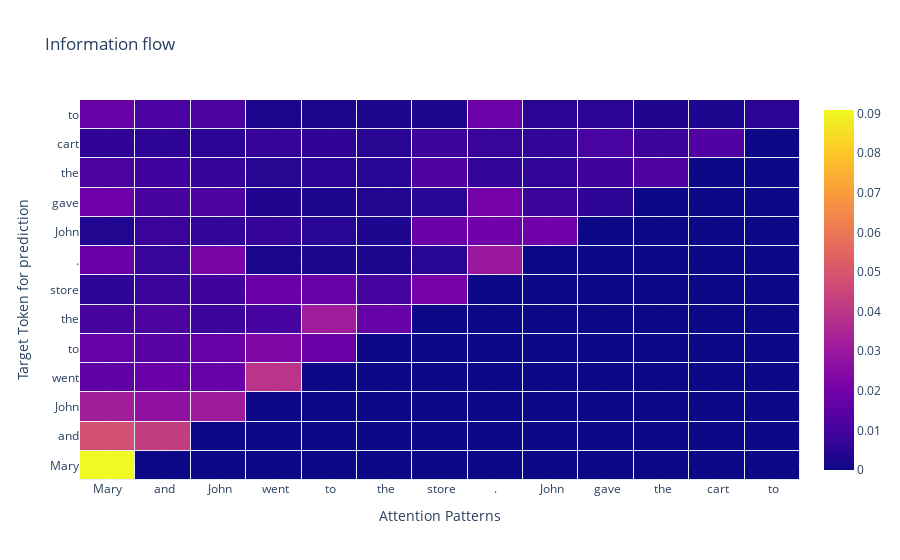

Notebook code for this chart:
### Code cell
# Aggregate all attention outputs 
def get_activations(prompt):
    _, cache = model.run_with_cache(prompt, prepend_bos=True)
    batch = 0

    activations = []

    ## Get all the activations for every head in every layer
    for layer in range(model.cfg.n_layers):
        layer_activations = []
        for head in range(model.cfg.n_heads):
            head_acts = cache["pattern", layer][batch][head][1:, 1:] # getting the attention patterns for eveall tokens except the first <|endoftext|> token

            layer_activations.append(head_acts)
        layer_activations = t.stack(layer_activations)
        activations.append(layer_activations)

    activations = t.stack(activations)

    print(activations.shape)
    return activations

# This function will return the normalized attention values for a given token position
def aggregate_attention_layer_activations(tokens, activations, position=-1, by_layer:bool=False):
  if by_layer:
    position_contributions =  t.zeros((model.cfg.n_layers, len(tokens[1:])), device=model.cfg.device)
  else:
    position_contributions =  t.zeros(len(tokens[1:]), device=model.cfg.device)

  for layer in range(model.cfg.n_layers):
    layer_activations = activations[layer]
  
    token_activations = layer_activations[:,position,:]
    summed_values = einops.reduce(token_activations, 'tensors num -> num', 'sum')
    normalized_tensor = summed_values / t.sum(summed_values)

    if by_layer:
      position_contributions[layer] = normalized_tensor
    else:
      position_contributions += normalized_tensor

    if not by_layer: position_contributions = position_contributions/model.cfg.n_layers
  return position_contributions

def plot_info_flow(prompt, by_layer=False):
  tokens = model.to_str_tokens(prompt)
  activations = get_activations(prompt)

  total_position_contributions =  t.zeros((len(tokens[1:]), model.cfg.n_layers, len(tokens[1:])), device=model.cfg.device)

  for i in range(len(tokens) - 1):
    position_contributions = aggregate_attention_layer_activations(tokens, activations, i, by_layer)
    total_position_contributions[i] = t.tensor(position_contributions, device=model.cfg.device)

  ## Plot heatmamps by layer or aggregated
  if by_layer:
    for i in range(total_position_contributions.shape[1]):
      print(f"Layer {i}")
      layer_contributions = total_position_contributions[:,i,:].cpu().numpy()
      heatmap(layer_contributions, tokens[1:], tokens[1:], "Attention Patterns", "Target Token for prediction", "Information flow")
  else:
    total_position_contributions = total_position_contributions.mean(dim=1).cpu().numpy()
    heatmap(total_position_contributions, tokens[1:], tokens[1:], "Attention Patterns", "Target Token for prediction", "Information flow")

### Figure 1 — Plotly figure (JSON) as saved in the notebook; plotly's stock layout.template omitted (floating-point values rounded to 4 significant figures; data arrays with more than 128 entries replaced by an {"elided": "..."} marker saying what was removed)
{"data": [{"dx": 1, "dy": 1, "type": "heatmap", "x0": 0, "xaxis": "x", "xgap": 1, "y0": 0, "yaxis": "y", "ygap": 1, "z": {"elided": "13x13 float values"}}], "layout": {"title": {"text": "Information flow"}, "xaxis": {"tickfont": {"size": 12}, "tickmode": "array", "ticktext": ["Mary", " and", " John", " went", " to", " the", " store", ".", " John", " gave", " the", " cart", " to"], "tickvals": [0, 1, 2, 3, 4, 5, 6, 7, 8, 9, 10, 11, 12], "title": {"text": "Attention Patterns"}}, "yaxis": {"tickfont": {"size": 12}, "tickmode": "array", "ticktext": ["Mary", " and", " John", " went", " to", " the", " store", ".", " John", " gave", " the", " cart", " to"], "tickvals": [0, 1, 2, 3, 4, 5, 6, 7, 8, 9, 10, 11, 12], "title": {"text": "Target Token for prediction"}}}}
